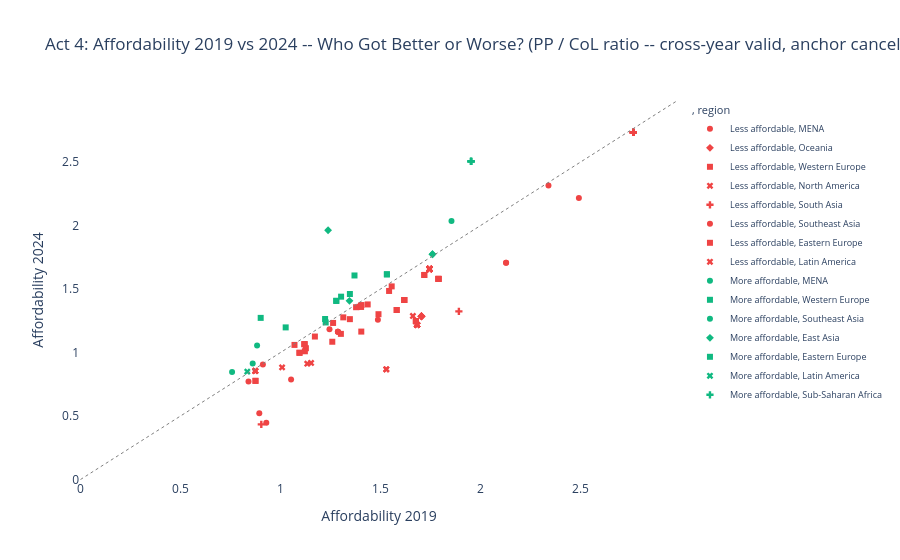

Notebook cell for this chart:
### Markdown cell above
---
## Act 4: The Net Verdict (2019 to 2024)

With the full arc visible, this section identifies the long-run winners and losers. For each city, we ask: what drove the change in affordability? Was it rising costs, falling purchasing power, or both? And which regions were hit hardest?

### Code cell
pre_data  = df[df['year'] == PRE_COVID][['City','region','affordability','quality_score','col_rank']].rename(
    columns={'affordability':'af_2019','quality_score':'q_2019','col_rank':'rank_2019'})
post_data = df[df['year'] == POST_COVID][['City','affordability','quality_score','col_rank']].rename(
    columns={'affordability':'af_2025','quality_score':'q_2025','col_rank':'rank_2025'})

cmp = pre_data.merge(post_data, on='City')
cmp['af_change'] = (cmp['af_2025'] - cmp['af_2019']).round(3)
cmp['q_change']  = (cmp['q_2025']  - cmp['q_2019']).round(1)
cmp['direction'] = cmp['af_change'].apply(lambda x: 'More affordable' if x > 0 else 'Less affordable')

more = (cmp['direction'] == 'More affordable').sum()
less = (cmp['direction'] == 'Less affordable').sum()
print(f'Cities more affordable in 2025 vs 2019: {more}  |  less affordable: {less}')

max_val = max(cmp['af_2019'].max(), cmp['af_2025'].max()) * 1.08

fig = px.scatter(
    cmp, x='af_2019', y='af_2025',
    color='direction', hover_name='City',
    hover_data={'af_change':':.3f','q_change':':.1f','region':True,'direction':False},
    color_discrete_map={'More affordable': PALETTE['gained'], 'Less affordable': PALETTE['lost']},
    title=f'Act 4: Affordability {PRE_COVID} vs {POST_COVID} -- Who Got Better or Worse?\n'
          '(PP / CoL ratio -- cross-year valid, anchor cancels)',
    labels={'af_2019': f'Affordability {PRE_COVID}', 'af_2025': f'Affordability {POST_COVID}',
            'direction': ''},
    symbol='region',
)
fig.add_shape(type='line', x0=0, y0=0, x1=max_val, y1=max_val,
              line=dict(color='grey', width=1, dash='dot'))
fig.update_layout(plot_bgcolor='white', paper_bgcolor='white',
                  legend=dict(font=dict(size=9)))
fig.show()

### Figure 1 — Plotly figure (JSON) as saved in the notebook; plotly's stock layout.template omitted (floating-point values rounded to 4 significant figures)
{"data": [{"customdata": [[-0.42, -6.2, "MENA", "Less affordable"], [-0.124, 2.6, "MENA", "Less affordable"], [-0.482, -2.8, "MENA", "Less affordable"], [-0.372, 2.8, "MENA", "Less affordable"], [-0.024, 0.6, "MENA", "Less affordable"], [-0.42, 1.7, "MENA", "Less affordable"], [-0.124, 1.8, "MENA", "Less affordable"], [-0.124, -0.7, "MENA", "Less affordable"], [-0.275, 0.6, "MENA", "Less affordable"], [-0.265, 1.0, "MENA", "Less affordable"], [-0.062, 1.4, "MENA", "Less affordable"]], "hovertemplate": "<b>%{hovertext}</b><br><br>region=%{customdata[2]}<br>Affordability 2019=%{x}<br>Affordability 2024=%{y}<br>af_change=%{customdata[0]:.3f}<br>q_change=%{customdata[1]:.1f}<extra></extra>", "hovertext": ["Abu Dhabi, United Arab Emirates", "Ankara, Turkey", "Beirut, Lebanon", "Cairo, Egypt", "Doha, Qatar", "Dubai, United Arab Emirates", "Istanbul, Turkey", "Izmir, Turkey", "Riyadh, Saudi Arabia", "Tehran, Iran", "Tel Aviv-Yafo, Israel"], "legendgroup": "Less affordable, MENA", "marker": {"color": "#EF4444", "symbol": "circle"}, "mode": "markers", "name": "Less affordable, MENA", "orientation": "v", "showlegend": true, "type": "scatter", "x": [2.128, 1.287, 0.929, 0.894, 2.34, 2.128, 1.287, 1.287, 2.492, 1.053, 1.245], "xaxis": "x", "y": [1.708, 1.163, 0.447, 0.522, 2.316, 1.708, 1.163, 1.163, 2.217, 0.788, 1.183], "yaxis": "y"}, {"customdata": [[-0.419, -11.7, "Oceania", "Less affordable"], [-0.029, -7.3, "Oceania", "Less affordable"], [-0.419, -8.7, "Oceania", "Less affordable"], [-0.419, -17.0, "Oceania", "Less affordable"], [-0.419, -7.8, "Oceania", "Less affordable"], [-0.419, -9.3, "Oceania", "Less affordable"], [-0.419, -1.5, "Oceania", "Less affordable"], [-0.029, -16.3, "Oceania", "Less affordable"]], "hovertemplate": "<b>%{hovertext}</b><br><br>region=%{customdata[2]}<br>Affordability 2019=%{x}<br>Affordability 2024=%{y}<br>af_change=%{customdata[0]:.3f}<br>q_change=%{customdata[1]:.1f}<extra></extra>", "hovertext": ["Adelaide, Australia", "Auckland, New Zealand", "Brisbane, Australia", "Canberra, Australia", "Melbourne, Australia", "Perth, Australia", "Sydney, Australia", "Wellington, New Zealand"], "legendgroup": "Less affordable, Oceania", "marker": {"color": "#EF4444", "symbol": "diamond"}, "mode": "markers", "name": "Less affordable, Oceania", "orientation": "v", "showlegend": true, "type": "scatter", "x": [1.705, 1.393, 1.705, 1.705, 1.705, 1.705, 1.705, 1.393], "xaxis": "x", "y": [1.286, 1.364, 1.286, 1.286, 1.286, 1.286, 1.286, 1.364], "yaxis": "y"}, {"customdata": [[-0.098, -2.3, "Western Europe", "Less affordable"], [-0.108, -1.1, "Western Europe", "Less affordable"], [-0.031, -0.9, "Western Europe", "Less affordable"], [-0.03, -1.9, "Western Europe", "Less affordable"], [-0.205, -3.1, "Western Europe", "Less affordable"], [-0.058, 2.8, "Western Europe", "Less affordable"], [-0.097, 2.3, "Western Europe", "Less affordable"], [-0.205, 1.3, "Western Europe", "Less affordable"], [-0.205, 0.6, "Western Europe", "Less affordable"], [-0.054, -2.4, "Western Europe", "Less affordable"], [-0.108, -2.5, "Western Europe", "Less affordable"], [-0.097, 8.3, "Western Europe", "Less affordable"], [-0.054, 7.6, "Western Europe", "Less affordable"], [-0.035, 0.9, "Western Europe", "Less affordable"], [-0.098, -6.1, "Western Europe", "Less affordable"], [-0.054, 2.8, "Western Europe", "Less affordable"], [-0.084, -2.1, "Western Europe", "Less affordable"], [-0.01, -9.1, "Western Europe", "Less affordable"]], "hovertemplate": "<b>%{hovertext}</b><br><br>region=%{customdata[2]}<br>Affordability 2019=%{x}<br>Affordability 2024=%{y}<br>af_change=%{customdata[0]:.3f}<br>q_change=%{customdata[1]:.1f}<extra></extra>", "hovertext": ["Athens, Greece", "Berlin, Germany", "Copenhagen, Denmark", "Dublin, Ireland", "Edinburgh, United Kingdom", "Helsinki, Finland", "Lisbon, Portugal", "London, United Kingdom", "Manchester, United Kingdom", "Milan, Italy", "Munich, Germany", "Porto, Portugal", "Rome, Italy", "Stockholm, Sweden", "Thessaloniki, Greece", "Turin, Italy", "Vienna, Austria", "Zurich, Switzerland"], "legendgroup": "Less affordable, Western Europe", "marker": {"color": "#EF4444", "symbol": "square"}, "mode": "markers", "name": "Less affordable, Western Europe", "orientation": "v", "showlegend": true, "type": "scatter", "x": [0.875, 1.719, 1.405, 1.263, 1.619, 1.543, 1.095, 1.619, 1.619, 1.12, 1.719, 1.095, 1.12, 1.556, 0.875, 1.12, 1.347, 1.07], "xaxis": "x", "y": [0.777, 1.611, 1.374, 1.233, 1.414, 1.485, 0.998, 1.414, 1.414, 1.066, 1.611, 0.998, 1.066, 1.521, 0.777, 1.066, 1.263, 1.06], "yaxis": "y"}, {"customdata": [[-0.087, 0.6, "North America", "Less affordable"], [-0.087, -4.5, "North America", "Less affordable"], [-0.087, -8.0, "North America", "Less affordable"], [-0.465, -3.3, "North America", "Less affordable"], [-0.087, -5.1, "North America", "Less affordable"], [-0.087, -3.0, "North America", "Less affordable"], [-0.465, -1.3, "North America", "Less affordable"], [-0.087, -3.6, "North America", "Less affordable"], [-0.087, -10.5, "North America", "Less affordable"], [-0.661, -0.2, "North America", "Less affordable"], [-0.087, 0.2, "North America", "Less affordable"], [-0.661, 1.8, "North America", "Less affordable"], [-0.465, 0.3, "North America", "Less affordable"], [-0.087, -2.4, "North America", "Less affordable"], [-0.465, -9.7, "North America", "Less affordable"], [-0.087, -0.6, "North America", "Less affordable"], [-0.087, -7.8, "North America", "Less affordable"], [-0.087, -5.9, "North America", "Less affordable"], [-0.087, -14.7, "North America", "Less affordable"], [-0.087, -8.7, "North America", "Less affordable"], [-0.465, -2.5, "North America", "Less affordable"], [-0.465, -3.1, "North America", "Less affordable"], [-0.465, -7.6, "North America", "Less affordable"], [-0.465, -0.3, "North America", "Less affordable"]], "hovertemplate": "<b>%{hovertext}</b><br><br>region=%{customdata[2]}<br>Affordability 2019=%{x}<br>Affordability 2024=%{y}<br>af_change=%{customdata[0]:.3f}<br>q_change=%{customdata[1]:.1f}<extra></extra>", "hovertext": ["Atlanta, GA, United States", "Austin, TX, United States", "Boston, MA, United States", "Calgary, Canada", "Chicago, IL, United States", "Denver, CO, United States", "Edmonton, Canada", "Houston, TX, United States", "Los Angeles, CA, United States", "Mexico City, Mexico", "Miami, FL, United States", "Monterrey, Mexico", "Montreal, Canada", "New York, NY, United States", "Ottawa, Canada", "Phoenix, AZ, United States", "Portland, OR, United States", "San Diego, CA, United States", "San Francisco, CA, United States", "Seattle, WA, United States", "Toronto, Canada", "Vancouver, Canada", "Victoria, Canada", "Winnipeg, Canada"], "legendgroup": "Less affordable, North America", "marker": {"color": "#EF4444", "symbol": "x"}, "mode": "markers", "name": "Less affordable, North America", "orientation": "v", "showlegend": true, "type": "scatter", "x": [1.745, 1.745, 1.745, 1.683, 1.745, 1.745, 1.683, 1.745, 1.745, 1.529, 1.745, 1.529, 1.683, 1.745, 1.683, 1.745, 1.745, 1.745, 1.745, 1.745, 1.683, 1.683, 1.683, 1.683], "xaxis": "x", "y": [1.658, 1.658, 1.658, 1.218, 1.658, 1.658, 1.218, 1.658, 1.658, 0.868, 1.658, 0.868, 1.218, 1.658, 1.218, 1.658, 1.658, 1.658, 1.658, 1.658, 1.218, 1.218, 1.218, 1.218], "yaxis": "y"}, {"customdata": [[-0.03, -4.3, "South Asia", "Less affordable"], [-0.03, 0.7, "South Asia", "Less affordable"], [-0.47, -2.9, "South Asia", "Less affordable"], [-0.03, -0.6, "South Asia", "Less affordable"], [-0.03, -2.5, "South Asia", "Less affordable"], [-0.568, -1.4, "South Asia", "Less affordable"], [-0.03, 2.9, "South Asia", "Less affordable"], [-0.03, -0.2, "South Asia", "Less affordable"], [-0.03, -2.5, "South Asia", "Less affordable"]], "hovertemplate": "<b>%{hovertext}</b><br><br>region=%{customdata[2]}<br>Affordability 2019=%{x}<br>Affordability 2024=%{y}<br>af_change=%{customdata[0]:.3f}<br>q_change=%{customdata[1]:.1f}<extra></extra>", "hovertext": ["Bangalore, India", "Chennai, India", "Colombo, Sri Lanka", "Delhi, India", "Hyderabad, India", "Karachi, Pakistan", "Kolkata, India", "Mumbai, India", "Pune, India"], "legendgroup": "Less affordable, South Asia", "marker": {"color": "#EF4444", "symbol": "cross"}, "mode": "markers", "name": "Less affordable, South Asia", "orientation": "v", "showlegend": true, "type": "scatter", "x": [2.764, 2.764, 0.904, 2.764, 2.764, 1.892, 2.764, 2.764, 2.764], "xaxis": "x", "y": [2.734, 2.734, 0.434, 2.734, 2.734, 1.324, 2.734, 2.734, 2.734], "yaxis": "y"}, {"customdata": [[-0.007, 0.7, "Southeast Asia", "Less affordable"], [-0.069, 0.9, "Southeast Asia", "Less affordable"], [-0.229, 0.7, "Southeast Asia", "Less affordable"]], "hovertemplate": "<b>%{hovertext}</b><br><br>region=%{customdata[2]}<br>Affordability 2019=%{x}<br>Affordability 2024=%{y}<br>af_change=%{customdata[0]:.3f}<br>q_change=%{customdata[1]:.1f}<extra></extra>", "hovertext": ["Jakarta, Indonesia", "Manila, Philippines", "Singapore, Singapore"], "legendgroup": "Less affordable, Southeast Asia", "marker": {"color": "#EF4444", "symbol": "circle"}, "mode": "markers", "name": "Less affordable, Southeast Asia", "orientation": "v", "showlegend": true, "type": "scatter", "x": [0.912, 0.84, 1.487], "xaxis": "x", "y": [0.905, 0.771, 1.258], "yaxis": "y"}, {"customdata": [[-0.093, -3.3, "Eastern Europe", "Less affordable"], [-0.239, 1.2, "Eastern Europe", "Less affordable"], [-0.246, 1.3, "Eastern Europe", "Less affordable"], [-0.43, 0.1, "Eastern Europe", "Less affordable"], [-0.155, 1.1, "Eastern Europe", "Less affordable"], [-0.43, -2.2, "Eastern Europe", "Less affordable"], [-0.21, -11.2, "Eastern Europe", "Less affordable"], [-0.046, 0.7, "Eastern Europe", "Less affordable"], [-0.21, -3.0, "Eastern Europe", "Less affordable"], [-0.057, 1.4, "Eastern Europe", "Less affordable"], [-0.246, 2.0, "Eastern Europe", "Less affordable"], [-0.112, 1.6, "Eastern Europe", "Less affordable"], [-0.021, 6.5, "Eastern Europe", "Less affordable"], [-0.174, -1.2, "Eastern Europe", "Less affordable"], [-0.044, 0.6, "Eastern Europe", "Less affordable"], [-0.188, 2.0, "Eastern Europe", "Less affordable"], [-0.43, 3.0, "Eastern Europe", "Less affordable"], [-0.037, 3.8, "Eastern Europe", "Less affordable"], [-0.21, -2.2, "Eastern Europe", "Less affordable"], [-0.21, -3.9, "Eastern Europe", "Less affordable"]], "hovertemplate": "<b>%{hovertext}</b><br><br>region=%{customdata[2]}<br>Affordability 2019=%{x}<br>Affordability 2024=%{y}<br>af_change=%{customdata[0]:.3f}<br>q_change=%{customdata[1]:.1f}<extra></extra>", "hovertext": ["Belgrade, Serbia", "Bratislava, Slovakia", "Brno, Czech Republic", "Bucharest, Romania", "Budapest, Hungary", "Cluj-Napoca, Romania", "Gdansk, Poland", "Kiev (Kyiv), Ukraine", "Krakow (Cracow), Poland", "Ljubljana, Slovenia", "Prague, Czech Republic", "Riga, Latvia", "Sarajevo, Bosnia And Herzegovina", "Skopje, North Macedonia", "Sofia, Bulgaria", "Tallinn, Estonia", "Timisoara, Romania", "Vilnius, Lithuania", "Warsaw, Poland", "Wroclaw, Poland"], "legendgroup": "Less affordable, Eastern Europe", "marker": {"color": "#EF4444", "symbol": "square"}, "mode": "markers", "name": "Less affordable, Eastern Europe", "orientation": "v", "showlegend": true, "type": "scatter", "x": [1.127, 1.404, 1.581, 1.677, 1.302, 1.677, 1.79, 1.172, 1.79, 1.436, 1.581, 1.122, 1.378, 1.259, 1.403, 1.49, 1.677, 1.314, 1.79, 1.79], "xaxis": "x", "y": [1.034, 1.165, 1.335, 1.247, 1.147, 1.247, 1.58, 1.126, 1.58, 1.379, 1.335, 1.01, 1.357, 1.085, 1.359, 1.302, 1.247, 1.277, 1.58, 1.58], "yaxis": "y"}, {"customdata": [[-0.235, -4.3, "Latin America", "Less affordable"], [-0.374, 0.0, "Latin America", "Less affordable"], [-0.019, 1.8, "Latin America", "Less affordable"], [-0.125, 0.1, "Latin America", "Less affordable"], [-0.019, 3.7, "Latin America", "Less affordable"], [-0.019, 2.2, "Latin America", "Less affordable"], [-0.222, -3.1, "Latin America", "Less affordable"], [-0.019, 2.5, "Latin America", "Less affordable"]], "hovertemplate": "<b>%{hovertext}</b><br><br>region=%{customdata[2]}<br>Affordability 2019=%{x}<br>Affordability 2024=%{y}<br>af_change=%{customdata[0]:.3f}<br>q_change=%{customdata[1]:.1f}<extra></extra>", "hovertext": ["Bogota, Colombia", "Buenos Aires, Argentina", "Curitiba, Brazil", "Lima, Peru", "Porto Alegre, Brazil", "Rio de Janeiro, Brazil", "Santiago, Chile", "Sao Paulo, Brazil"], "legendgroup": "Less affordable, Latin America", "marker": {"color": "#EF4444", "symbol": "x"}, "mode": "markers", "name": "Less affordable, Latin America", "orientation": "v", "showlegend": true, "type": "scatter", "x": [1.153, 1.662, 0.874, 1.008, 0.874, 0.874, 1.134, 0.874], "xaxis": "x", "y": [0.918, 1.288, 0.855, 0.883, 0.855, 0.855, 0.912, 0.855], "yaxis": "y"}, {"customdata": [[0.089, 2.3, "MENA", "More affordable"]], "hovertemplate": "<b>%{hovertext}</b><br><br>region=%{customdata[2]}<br>Affordability 2019=%{x}<br>Affordability 2024=%{y}<br>af_change=%{customdata[0]:.3f}<br>q_change=%{customdata[1]:.1f}<extra></extra>", "hovertext": ["Amman, Jordan"], "legendgroup": "More affordable, MENA", "marker": {"color": "#10B981", "symbol": "circle"}, "mode": "markers", "name": "More affordable, MENA", "orientation": "v", "showlegend": true, "type": "scatter", "x": [0.758], "xaxis": "x", "y": [0.847], "yaxis": "y"}, {"customdata": [[0.237, 6.5, "Western Europe", "More affordable"], [0.084, -1.3, "Western Europe", "More affordable"], [0.137, -4.1, "Western Europe", "More affordable"], [0.084, 10.9, "Western Europe", "More affordable"], [0.172, 5.2, "Western Europe", "More affordable"], [0.041, 1.0, "Western Europe", "More affordable"], [0.372, -1.1, "Western Europe", "More affordable"]], "hovertemplate": "<b>%{hovertext}</b><br><br>region=%{customdata[2]}<br>Affordability 2019=%{x}<br>Affordability 2024=%{y}<br>af_change=%{customdata[0]:.3f}<br>q_change=%{customdata[1]:.1f}<extra></extra>", "hovertext": ["Amsterdam, Netherlands", "Barcelona, Spain", "Brussels, Belgium", "Madrid, Spain", "Oslo, Norway", "Paris, France", "Reykjavik, Iceland"], "legendgroup": "More affordable, Western Europe", "marker": {"color": "#10B981", "symbol": "square"}, "mode": "markers", "name": "More affordable, Western Europe", "orientation": "v", "showlegend": true, "type": "scatter", "x": [1.37, 1.532, 1.303, 1.532, 1.026, 1.223, 0.901], "xaxis": "x", "y": [1.607, 1.616, 1.44, 1.616, 1.198, 1.264, 1.273], "yaxis": "y"}, {"customdata": [[0.053, 0.6, "Southeast Asia", "More affordable"], [0.172, 2.8, "Southeast Asia", "More affordable"], [0.181, 2.2, "Southeast Asia", "More affordable"]], "hovertemplate": "<b>%{hovertext}</b><br><br>region=%{customdata[2]}<br>Affordability 2019=%{x}<br>Affordability 2024=%{y}<br>af_change=%{customdata[0]:.3f}<br>q_change=%{customdata[1]:.1f}<extra></extra>", "hovertext": ["Bangkok, Thailand", "Ho Chi Minh City, Vietnam", "Kuala Lumpur, Malaysia"], "legendgroup": "More affordable, Southeast Asia", "marker": {"color": "#10B981", "symbol": "circle"}, "mode": "markers", "name": "More affordable, Southeast Asia", "orientation": "v", "showlegend": true, "type": "scatter", "x": [0.861, 0.883, 1.855], "xaxis": "x", "y": [0.914, 1.055, 2.036], "yaxis": "y"}, {"customdata": [[0.014, 11.1, "East Asia", "More affordable"], [0.062, -0.5, "East Asia", "More affordable"], [0.014, 9.4, "East Asia", "More affordable"], [0.725, -2.1, "East Asia", "More affordable"]], "hovertemplate": "<b>%{hovertext}</b><br><br>region=%{customdata[2]}<br>Affordability 2019=%{x}<br>Affordability 2024=%{y}<br>af_change=%{customdata[0]:.3f}<br>q_change=%{customdata[1]:.1f}<extra></extra>", "hovertext": ["Beijing, China", "Seoul, South Korea", "Shanghai, China", "Tokyo, Japan"], "legendgroup": "More affordable, East Asia", "marker": {"color": "#10B981", "symbol": "diamond"}, "mode": "markers", "name": "More affordable, East Asia", "orientation": "v", "showlegend": true, "type": "scatter", "x": [1.76, 1.345, 1.76, 1.238], "xaxis": "x", "y": [1.774, 1.407, 1.774, 1.963], "yaxis": "y"}, {"customdata": [[0.114, -10.6, "Eastern Europe", "More affordable"], [0.128, 6.7, "Eastern Europe", "More affordable"], [0.128, 1.1, "Eastern Europe", "More affordable"], [0.011, 1.5, "Eastern Europe", "More affordable"]], "hovertemplate": "<b>%{hovertext}</b><br><br>region=%{customdata[2]}<br>Affordability 2019=%{x}<br>Affordability 2024=%{y}<br>af_change=%{customdata[0]:.3f}<br>q_change=%{customdata[1]:.1f}<extra></extra>", "hovertext": ["Minsk, Belarus", "Moscow, Russia", "Saint Petersburg, Russia", "Zagreb, Croatia"], "legendgroup": "More affordable, Eastern Europe", "marker": {"color": "#10B981", "symbol": "square"}, "mode": "markers", "name": "More affordable, Eastern Europe", "orientation": "v", "showlegend": true, "type": "scatter", "x": [1.347, 1.279, 1.279, 1.226], "xaxis": "x", "y": [1.461, 1.407, 1.407, 1.237], "yaxis": "y"}, {"customdata": [[0.016, 2.5, "Latin America", "More affordable"]], "hovertemplate": "<b>%{hovertext}</b><br><br>region=%{customdata[2]}<br>Affordability 2019=%{x}<br>Affordability 2024=%{y}<br>af_change=%{customdata[0]:.3f}<br>q_change=%{customdata[1]:.1f}<extra></extra>", "hovertext": ["Montevideo, Uruguay"], "legendgroup": "More affordable, Latin America", "marker": {"color": "#10B981", "symbol": "x"}, "mode": "markers", "name": "More affordable, Latin America", "orientation": "v", "showlegend": true, "type": "scatter", "x": [0.834], "xaxis": "x", "y": [0.85], "yaxis": "y"}, {"customdata": [[0.553, -1.1, "Sub-Saharan Africa", "More affordable"], [0.553, 1.9, "Sub-Saharan Africa", "More affordable"], [0.553, 1.1, "Sub-Saharan Africa", "More affordable"], [0.553, -1.0, "Sub-Saharan Africa", "More affordable"]], "hovertemplate": "<b>%{hovertext}</b><br><br>region=%{customdata[2]}<br>Affordability 2019=%{x}<br>Affordability 2024=%{y}<br>af_change=%{customdata[0]:.3f}<br>q_change=%{customdata[1]:.1f}<extra></extra>", "hovertext": ["Cape Town, South Africa", "Durban, South Africa", "Johannesburg, South Africa", "Pretoria, South Africa"], "legendgroup": "More affordable, Sub-Saharan Africa", "marker": {"color": "#10B981", "symbol": "cross"}, "mode": "markers", "name": "More affordable, Sub-Saharan Africa", "orientation": "v", "showlegend": true, "type": "scatter", "x": [1.953, 1.953, 1.953, 1.953], "xaxis": "x", "y": [2.506, 2.506, 2.506, 2.506], "yaxis": "y"}], "layout": {"legend": {"font": {"size": 9}, "title": {"text": ", region"}, "tracegroupgap": 0}, "paper_bgcolor": "white", "plot_bgcolor": "white", "shapes": [{"line": {"color": "grey", "dash": "dot", "width": 1}, "type": "line", "x0": 0, "x1": 2.985, "y0": 0, "y1": 2.985}], "title": {"text": "Act 4: Affordability 2019 vs 2024 -- Who Got Better or Worse?\n(PP / CoL ratio -- cross-year valid, anchor cancels)"}, "xaxis": {"anchor": "y", "domain": [0.0, 1.0], "title": {"text": "Affordability 2019"}}, "yaxis": {"anchor": "x", "domain": [0.0, 1.0], "title": {"text": "Affordability 2024"}}}}
